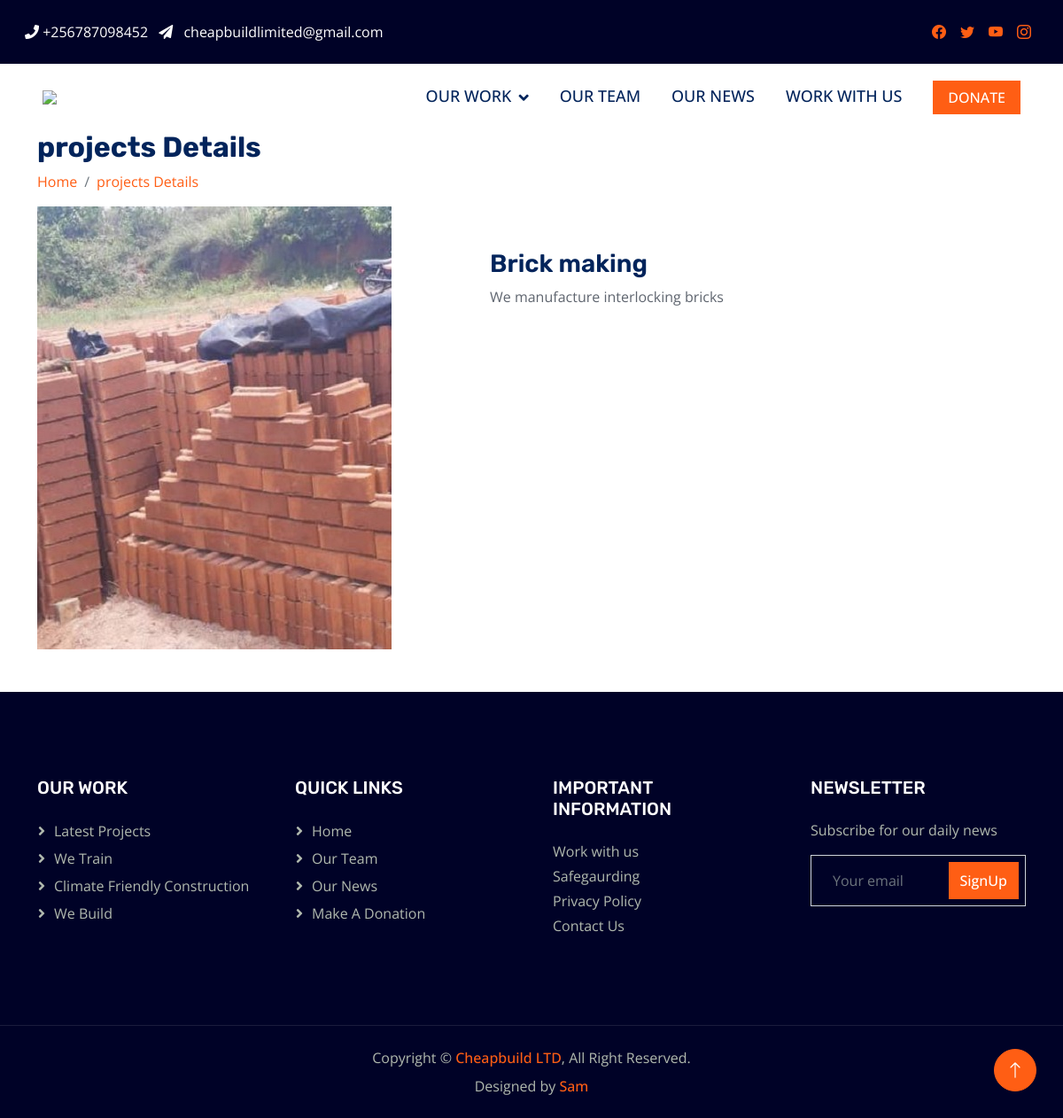
The app's page /project_details/88bf45d4-5f4a-417c-9832-d525e7f46e99/ with its own data.
### mainweb/models.py (models this page shows, shortened)
class Timez(models.Model):
    id = models.UUIDField(primary_key=True, default=uuid.uuid4, editable=False)
    created = models.DateField(auto_now_add=True, auto_now=False)
    updated = models.DateField(auto_now_add=False, auto_now=True)
    class Meta:
        abstract = True  # Make Timez model abstract

class Projects(Timez):
	STATUS_CHOICES = (
		('finshed', 'Finished'),
		('pending', 'Pending'),
		)
	VIEW_CHOICES = (
		('interior', 'Interior'),
		('exterior', 'Exterior'),
		)
	title        = models.CharField(max_length=200)
	slug         = models.SlugField(max_length=200, unique_for_date='publish')
	design_view  = models.CharField(choices=VIEW_CHOICES, max_length=225)
	body         = RichTextField()
	image        = models.ImageField(upload_to='media/projcects')
	publish      = models.DateTimeField(default=timezone.now)
	status       = models.CharField(max_length=10, choices=STATUS_CHOICES, default='finshed')
	started      = models.DateField(default=timezone.now)
	class Meta:
		verbose_name_plural = '10. Projects'
	@property
	def imageURL(self):
		try:
			url = self.image.url
		except:
			url = ''
		return url

### mainweb/views.py (the view)
# urls.py: path('project_details/<str:pk_proj>/', views.Project_Detail_view, name="project_details"),
def Project_Detail_view(request,pk_proj):
	projectz = Projects.objects.get(id=pk_proj)
	return render(request, 'mainweb/project_details.html',{'projectz':projectz})

### mainweb/templates/mainweb/project_details.html
{% extends 'mainweb/main.html'  %}
{% load static %}
{% block content %}
<main>
        <div class="slider-area ">
            <div class="single-slider hero-overly slider-height2 d-flex align-items-center" data-background="{% static 'assets/img/hero/about.jpg' %}">
                <div class="container">
                    <div class="row">
                        <div class="col-xl-12">
                            <div class="hero-cap pt-100">
                                <h2>projects Details</h2>
                                <nav aria-label="breadcrumb ">
                                    <ol class="breadcrumb">
                                    <li class="breadcrumb-item"><a href="">Home</a></li>
                                    <li class="breadcrumb-item"><a href="">projects Details</a></li>
                                    </ol>
                                </nav>
                            </div>
                        </div>
                    </div>
                </div>
            </div>
        </div>
        <div class="services-details-area">
            <div class="container">
                <div class="row">
                    <div class="col-md-5">
                        <div class="single-services section-padding2">
                            <div class="details-img mb-40">
                                <img src="{{projectz.imageURL}}" alt="">
                            </div>
                        </div>
                    </div>
                    <div class="col-md-7 p-5">
                        <div class="single-services section-padding2">
                            <div class="details-caption">
                                <h3>{{projectz.title}}</h3>
                                <div class="text-justify">{{projectz.body|safe}}</div>
                            </div>
                        </div>
                    </div>
                </div>
            </div>
        </div>
    </main>
{% endblock content %}

### static/css/style.css (style rules this page uses)
:root { --primary: #FF5E14; --secondary: #5F656F; --light: #F5F5F5; --dark: #02245B; }
h1, h2, .h1, .h2, .fw-bold { font-weight: 700 !important; }
h3, h4, .h3, .h4, .fw-medium { font-weight: 600 !important; }

### records on screen
Projects: imageURL (picture), title "Brick making", body "We manufacture interlocking bricks"
